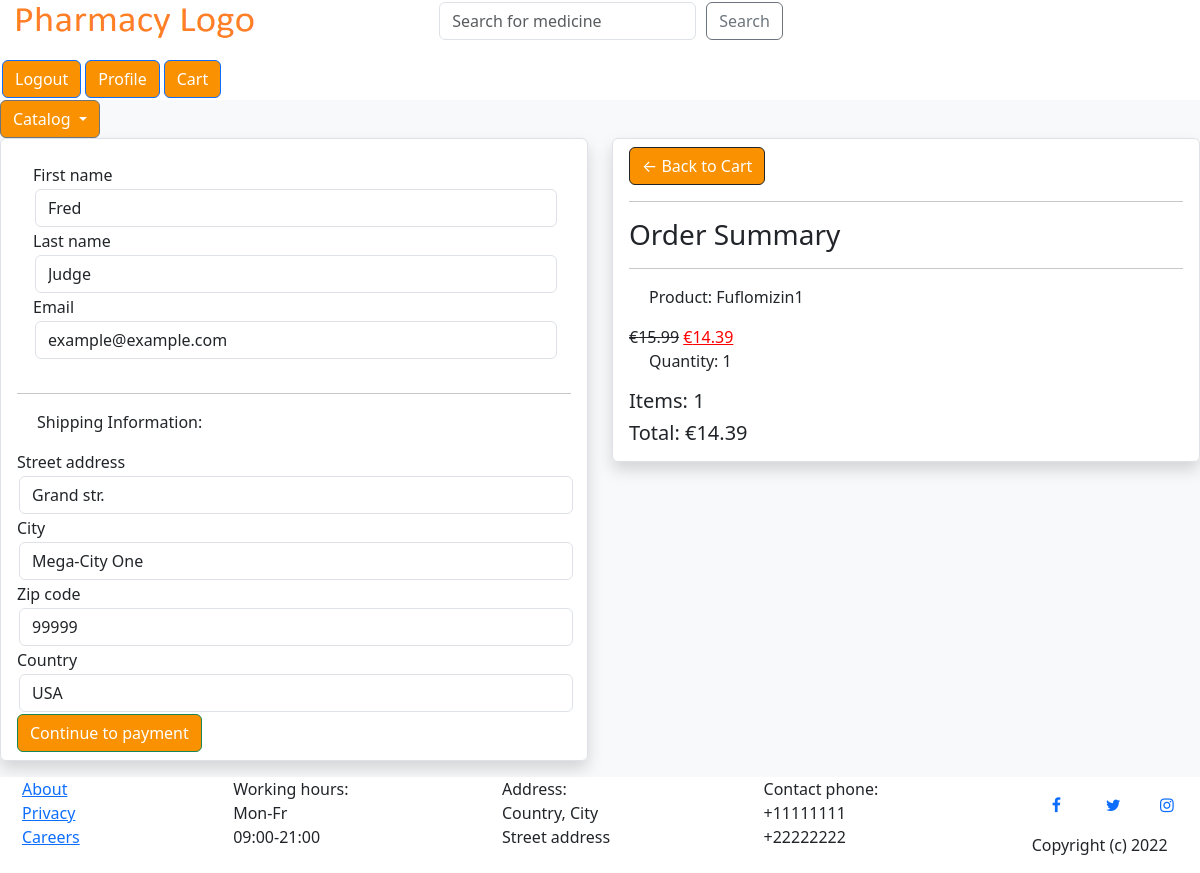
The app's page /checkout/ (signed in), older data.
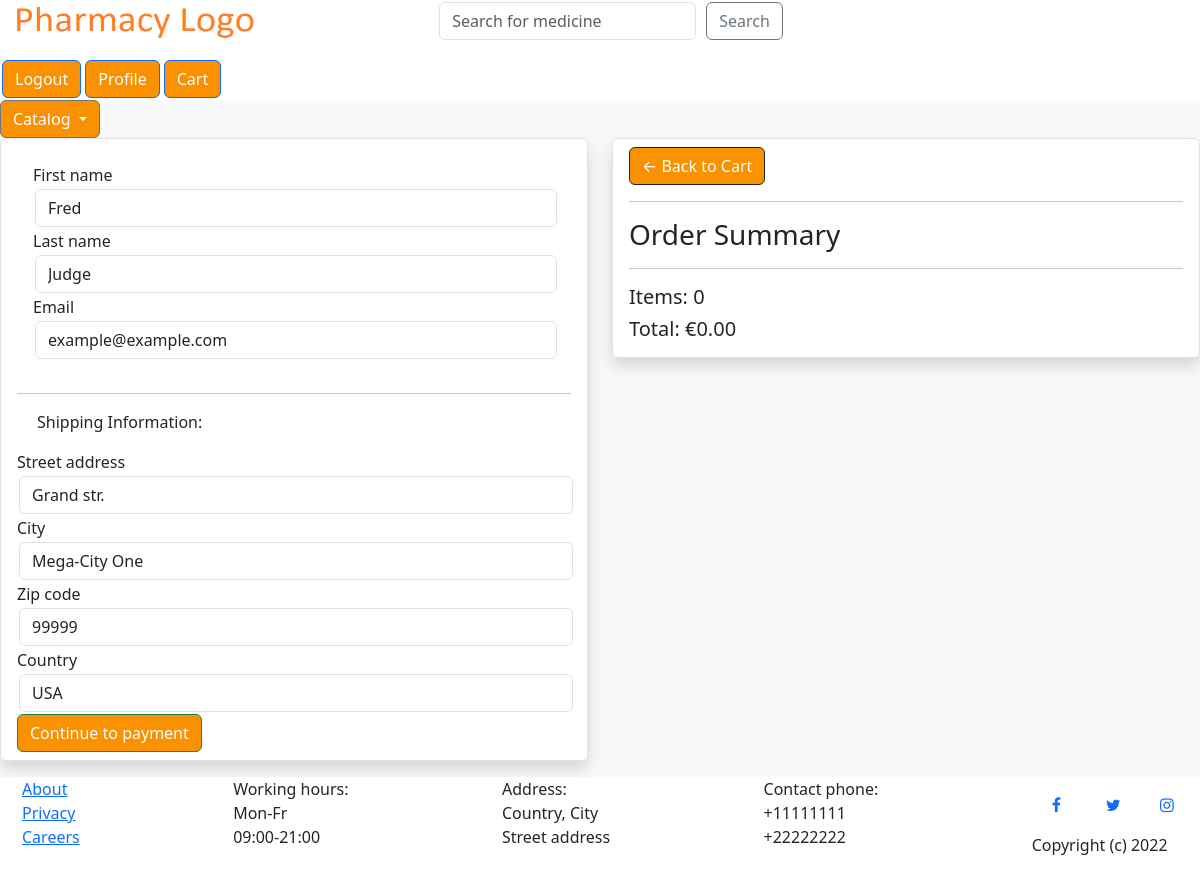
The same page, newer data.
### users/models.py (models this page shows, shortened)
class OrderItem(models.Model):
    product = models.ForeignKey(Product, on_delete=models.SET_NULL, null=True)
    order = models.ForeignKey(Order, on_delete=models.SET_NULL, null=True)
    quantity = models.IntegerField(default=0)
    date_added = models.DateTimeField(auto_now_add=True)
    @property
    def get_total(self):
        if self.product.price > self.product.discounted_price:
            total = self.product.discounted_price*self.quantity
        else:
            total = self.product.price*self.quantity
        return total

class AbstractOrder(models.Model):
    customer = models.ForeignKey(UserProfile, on_delete=models.SET_NULL, null=True)
    order_date = models.DateTimeField(auto_now_add=True)
    complete = models.BooleanField(default=False)
    transaction_id = models.CharField(max_length=100)
    @property
    def get_cart_total(self)    :
        order_items = self.orderitem_set.all()
        total = sum([item.get_total for item in order_items])
        return total
    @property
    def get_cart_items(self)    :
        order_items = self.orderitem_set.all()
        total = sum([item.quantity for item in order_items])
        return total
    class Meta:
        abstract = True

class Order(AbstractOrder):
    pass

### products/models.py (models this page shows, shortened)
class Product(models.Model):
    id = models.AutoField(primary_key=True)
    title = models.CharField(max_length=100)
    description = models.TextField()
    price = models.DecimalField(max_digits=6, decimal_places=2)
    discount_percent = models.IntegerField(default=0, validators=PERCENTAGE_VALIDATOR, blank=True)
    discounted_price = models.DecimalField(max_digits=6, decimal_places=2, blank=True)
    picture = models.ImageField(blank=True, upload_to=product_image_dir)
    number_in_stock = models.IntegerField(default=0)
    category = models.CharField(max_length=100, choices=product_categories, default='flu')
    brand = models.CharField(max_length=100, choices=brands, default='choose_brand')

### users/views.py (the view)
# urls.py: path('checkout/', users_views.checkout, name='checkout'),
@login_required
def checkout(request):
    customer = request.user.profile
    try:
        order, created = Order.objects.get_or_create(customer=customer)
    except MultipleObjectsReturned:
        order = Order.objects.filter(customer=customer).first()
    items = order.orderitem_set.all()
    context = {
        'customer': customer,
        'items': items,
        'order': order,
    }
    return render(request, 'users/checkout.html', context)

### users/templates/users/checkout.html (shortened to what the changed rows need)
{% extends "main_site/main-site-base.html" %}
{% load static %}
{% block content %}
<div class="row">
    <div class="col-lg-6 mx-auto">
        <ul class="list-group shadow">
            <li class="list-group-item">
                <div class="box-element">
                    <a  class="btn btn-outline-dark" href="{% url 'cart' %}">&#x2190; Back to Cart</a>
                    <hr>
                    <h3>Order Summary</h3>
                    <hr>
                    {% for item in items %}
                    <div class="cart-row">
                        <div style="flex:2"><p>Product: {{ item.product.title }}</p></div>
                        {% if item.product.price > item.product.discounted_price %}
                            <div style="flex:1">
                                <del>€{{item.product.price}}</del>
                                <ins style="color:red">€{{item.product.discounted_price|floatformat:2}}</ins>
                            </div>
                        {% else %}
                            <div style="flex:1"><p>€{{ item.product.price }}</p></div>
                        {% endif %}
                        <div style="flex:1"><p>Quantity: {{ item.quantity }}</p></div>
                    </div>
                    {% endfor %}
                    <h5>Items: {{order.get_cart_items}}</h5>
                    <h5>Total: €{{order.get_cart_total|floatformat:2}}</h5>
                </div>
            </li>
        </ul>
    </div>
</div>
{% endblock %}

Row changes from the older to the newer data that the page shows:
removed OrderItem: product "Fuflomizin1", product.price "15.99", product.discounted_price "14.39", quantity "1"
removed Order: get_cart_items "1", get_cart_total "14.39"
added Order: get_cart_items "0", get_cart_total "0.00"
